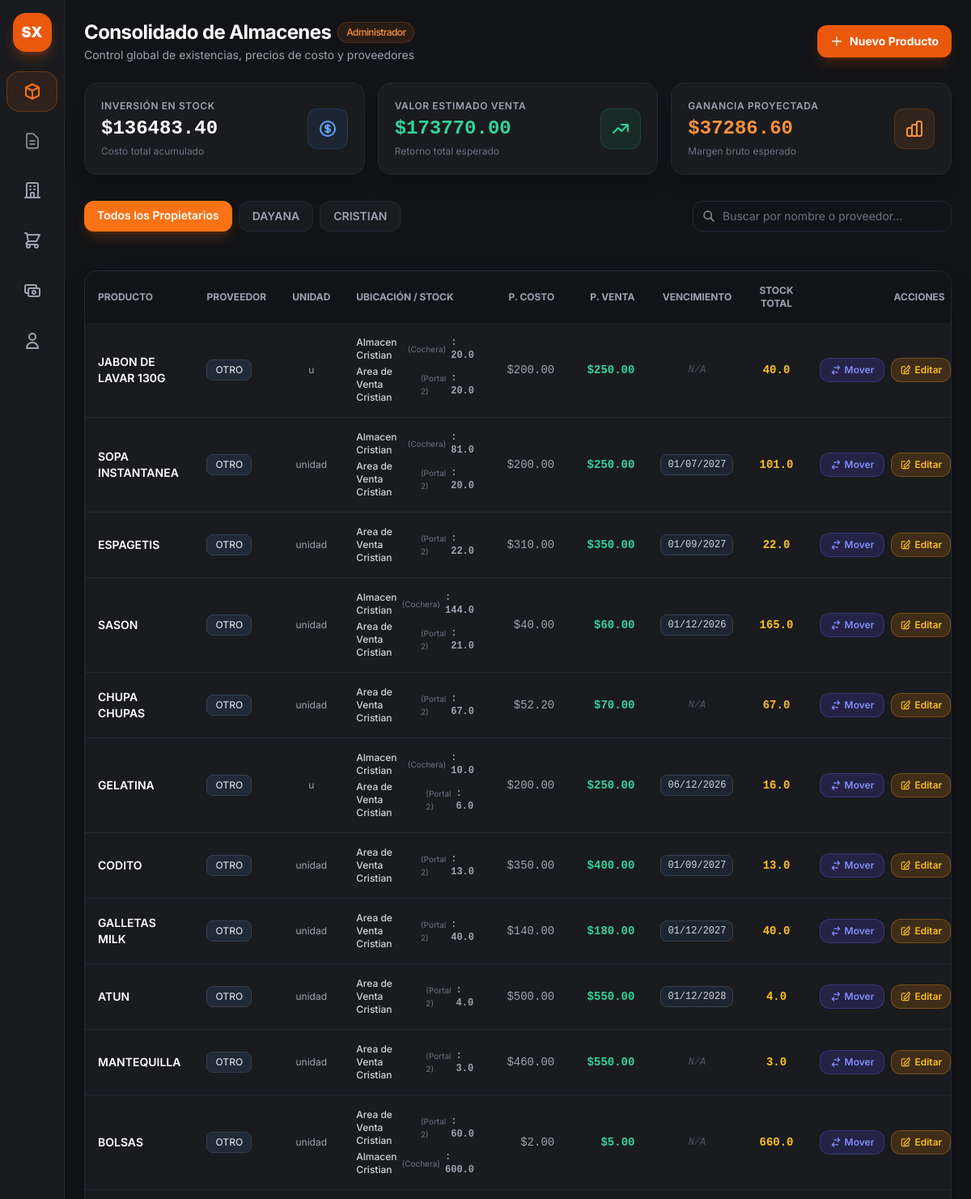
Page /admin (signed in, upper part) on the earlier database version.
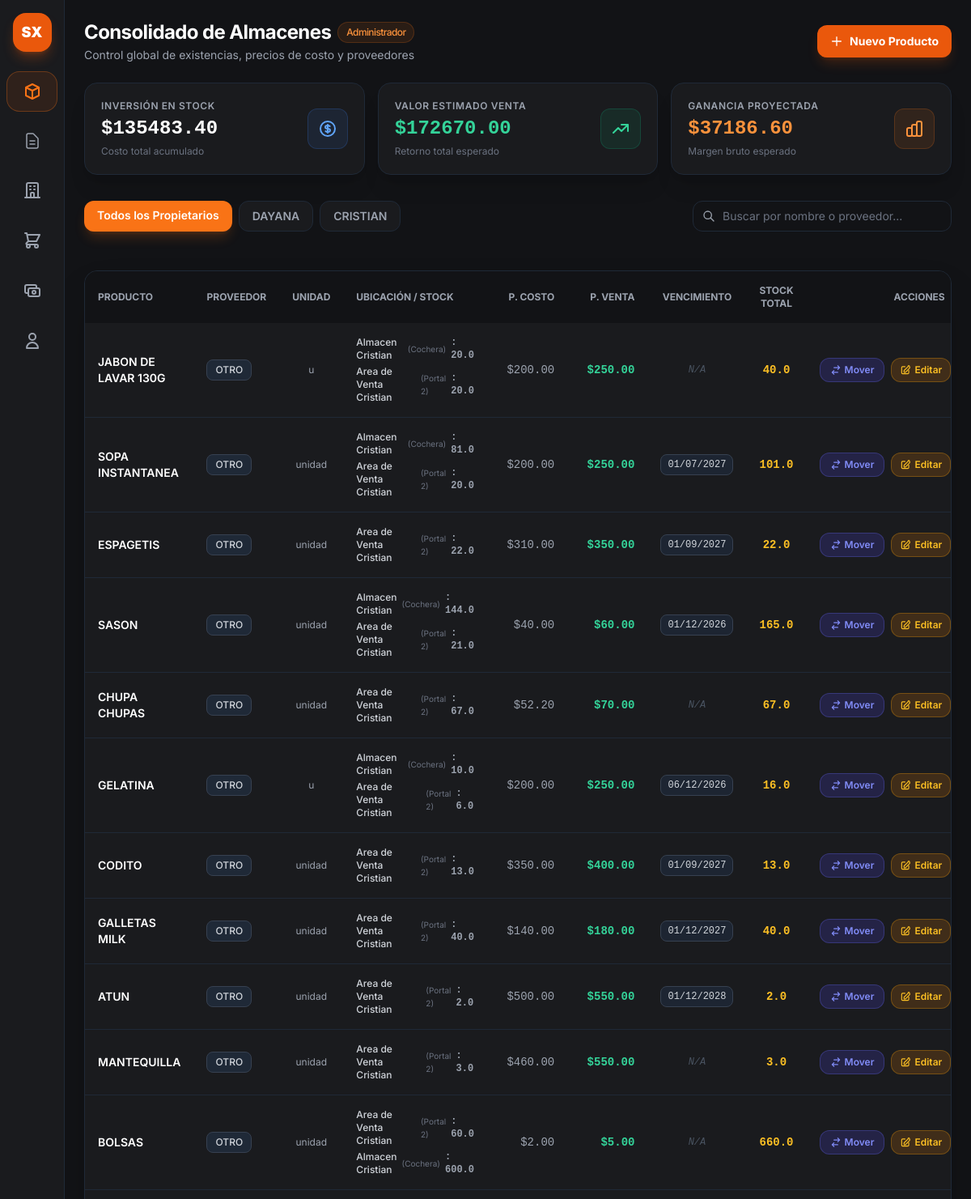
Same page on the later database version.
### app.py (models this page shows, shortened)
class StockAlmacen(db.Model):
    __tablename__ = 'stock_almacen'
    id = db.Column(db.Integer, primary_key=True)
    producto_id = db.Column(db.Integer, db.ForeignKey('productos.id'), nullable=False)
    almacen_id = db.Column(db.Integer, db.ForeignKey('almacenes.id'), nullable=False)
    cantidad = db.Column(db.Float, default=0.0)

class Producto(db.Model):
    __tablename__ = 'productos'
    id = db.Column(db.Integer, primary_key=True)
    codigo = db.Column(db.String(50), nullable=True)
    nombre = db.Column(db.String(100), nullable=False)
    unidad_medida = db.Column(db.String(20), default='unidad')
    propietario_id = db.Column(db.Integer, db.ForeignKey('propietarios.id'), nullable=True)
    precio_costo = db.Column(db.Float, default=0.0)
    precio_venta = db.Column(db.Float, default=0.0)
    fecha_vencimiento = db.Column(db.Date, nullable=True)
    proveedor_id = db.Column(db.Integer, db.ForeignKey('proveedores.id'), nullable=True)
    proveedor = db.relationship('Proveedor', backref=db.backref('productos', lazy=True))
    estado_pago = db.Column(db.String(20), default="Pagado")
    monto_pendiente = db.Column(db.Float, default=0.0)
    fecha_creacion = db.Column(db.DateTime, default=datetime.utcnow)
    stocks = db.relationship('StockAlmacen', backref='producto', cascade="all, delete-orphan", lazy=True)
    @property
    def cantidad_total(self):
        return sum(s.cantidad for s in self.stocks)

class Proveedor(db.Model):
    __tablename__ = 'proveedores'
    id = db.Column(db.Integer, primary_key=True)
    nombre = db.Column(db.String(100), nullable=False, unique=True)
    telefono = db.Column(db.String(30), nullable=True)
    contacto = db.Column(db.String(100), nullable=True)

class Almacen(db.Model):
    __tablename__ = 'almacenes'
    id = db.Column(db.Integer, primary_key=True)
    nombre = db.Column(db.String(100), nullable=False, unique=True)
    ubicacion = db.Column(db.String(150), nullable=True)
    es_area_venta = db.Column(db.Boolean, default=False)
    stocks = db.relationship('StockAlmacen', backref='almacen', cascade="all, delete-orphan", lazy=True)

### app.py (the view)
@app.route("/admin")
def vista_admin():
    if "user" not in session or session.get("rol") != "admin":
        return redirect(url_for("login"))
    almacenes = Almacen.query.all()
    proveedores = Proveedor.query.all()
    propietarios = Propietario.query.all()
    tipos_operacion = TipoOperacion.query.all()
    conceptos = ConceptoMovimiento.query.all()
    conceptos_json = [
        {"id": c.id, "tipo_id": c.tipo_id, "nombre": c.nombre}
        for c in conceptos
    ]
    propietario_filtro_id = request.args.get("propietario_id", "todos")
    if propietario_filtro_id != "todos" and propietario_filtro_id.isdigit():
        productos = Producto.query.filter_by(
            propietario_id=int(propietario_filtro_id)
        ).all()
    else:
        productos = Producto.query.all()
    inversion_stock = 0.0
    valor_venta = 0.0
    for p in productos:
        stock_total = p.cantidad_total
        costo = p.precio_costo or 0.0
        precio = p.precio_venta or 0.0
        inversion_stock += costo * stock_total
        valor_venta += precio * stock_total
    ganancia_proyectada = valor_venta - inversion_stock
    efectivo_caja = session.get("efectivo_caja", 0.0)
    return render_template(
        "admin_almacenes.html",
        almacenes=almacenes,
        proveedores=proveedores,
        propietarios=propietarios,
        tipos_operacion=tipos_operacion,
        conceptos=conceptos,
        conceptos_json=conceptos_json,  # <--- Variable JSON inyectada
        productos=productos,
        propietario_filtro_id=str(propietario_filtro_id),
        total_invertido=inversion_stock,
        total_venta_estimada=valor_venta,  # Nombre requerido por el HTML
        ganancia_potencial=ganancia_proyectada,  # Nombre requerido por el HTML
        efectivo_caja=efectivo_caja,
        hoy=date.today(),  # Para el cálculo de fecha_vencimiento en el HTML
    )

### app.py (called while the page is built)
@app.context_processor
def inject_today():
    return {'hoy': date.today()}

### templates/admin_almacenes.html (shortened to what the changed rows need)
{% extends "base.html" %}
{% block content %}
<header class="p-6 space-y-6">
    <div class="flex flex-col sm:flex-row sm:items-center justify-between gap-4">
        <div>
            <h1 class="text-2xl font-bold text-white tracking-tight flex items-center gap-2">
                Consolidado de Almacenes
                <span class="text-xs font-medium px-2.5 py-1 rounded-full bg-orange-500/10 text-orange-400 border border-orange-500/20">
                    Administrador
                </span>
            </h1>
        </div>
    </div>
    <div class="grid grid-cols-1 md:grid-cols-3 gap-4">
        <div class="bg-[#1a1b1e] border border-gray-800 rounded-2xl p-5 shadow-xl flex items-center justify-between">
            <div>
                <p class="text-xs font-semibold text-gray-400 uppercase tracking-wider">Inversión en Stock</p>
                <h4 class="text-2xl font-bold text-white font-mono mt-1">
                    ${{ "%.2f"|format(total_invertido) }}
                </h4>
                <p class="text-xs text-gray-500 mt-1">Costo total acumulado</p>
            </div>
        </div>
        <div class="bg-[#1a1b1e] border border-gray-800 rounded-2xl p-5 shadow-xl flex items-center justify-between">
            <div>
                <p class="text-xs font-semibold text-gray-400 uppercase tracking-wider">Valor Estimado Venta</p>
                <h4 class="text-2xl font-bold text-emerald-400 font-mono mt-1">
                    ${{ "%.2f"|format(total_venta_estimada) }}
                </h4>
                <p class="text-xs text-gray-500 mt-1">Retorno total esperado</p>
            </div>
        </div>
        <div class="bg-[#1a1b1e] border border-gray-800 rounded-2xl p-5 shadow-xl flex items-center justify-between">
            <div>
                <p class="text-xs font-semibold text-gray-400 uppercase tracking-wider">Ganancia Proyectada</p>
                <h4 class="text-2xl font-bold text-orange-400 font-mono mt-1">
                    ${{ "%.2f"|format(ganancia_potencial) }}
                </h4>
                <p class="text-xs text-gray-500 mt-1">Margen bruto esperado</p>
            </div>
        </div>
    </div>
</header>
    <section class="p-6 flex-1">
        <div class="bg-[#1a1b1e] border border-gray-800 rounded-2xl overflow-hidden shadow-2xl">
            <div class="overflow-x-auto">
                <table class="w-full text-left border-collapse text-sm">
                    <thead>
                        <tr class="bg-[#121316] text-gray-400 uppercase text-xs">
                            <th class="p-4">Producto</th>
                            <th class="p-4">Proveedor</th>
                            <th class="p-4 text-center">Unidad</th>
                            <th class="p-4">Ubicación / Stock</th>
                            <th class="p-4 text-right">P. Costo</th>
                            <th class="p-4 text-right">P. Venta</th>
                            <th class="p-4 text-center">Vencimiento</th>
                            <th class="p-4 text-center">Stock Total</th>
                            <th class="p-4 text-center">Acciones</th>
                        </tr>
                    </thead>
                    <tbody class="divide-y divide-gray-800">
                        {% for producto in productos %}
                        <tr class="hover:bg-gray-800/30 text-gray-300">
                            <td class="p-4 font-semibold text-white">
                                {{ producto.nombre }}
                            </td>
                            <td class="p-4 text-gray-400">
                                {% if producto.proveedor %}
                                    <span class="inline-flex items-center gap-1.5 bg-gray-800 px-2.5 py-1 rounded-lg text-xs font-medium text-gray-300 border border-gray-700">
                                        {{ producto.proveedor.nombre }}
                                    </span>
                                {% else %}
                                    <span class="text-xs text-gray-600 italic">Sin proveedor</span>
                                {% endif %}
                            </td>
                            <td class="p-4 text-center text-xs text-gray-400">{{ producto.unidad_medida }}</td>
                            <td class="p-4">
                                <div class="flex flex-col gap-1">
                                    {% for stock in producto.stocks %}
                                        {% if stock.cantidad > 0 %}
                                            <div class="text-xs flex items-center gap-1.5">
                                                <span class="font-medium text-gray-300">{{ stock.almacen.nombre }}</span>
                                                {% if stock.almacen.ubicacion %}
                                                    <span class="text-[10px] text-gray-500">({{ stock.almacen.ubicacion }})</span>
                                                {% endif %}
                                                <span class="font-mono text-gray-400 font-bold ml-auto">: {{ stock.cantidad }}</span>
                                            </div>
                                        {% endif %}
                                    {% else %}
                                        <span class="text-xs text-gray-600 italic">Sin stock asignado</span>
                                    {% endfor %}
                                </div>
                            </td>
                            <td class="p-4 text-right font-mono text-gray-400">
                                ${{ "%.2f"|format(producto.precio_costo) }}
                            </td>
                            <td class="p-4 text-right font-mono font-bold text-emerald-400">
                                ${{ "%.2f"|format(producto.precio_venta) }}
                            </td>
                            <td class="p-4 text-center font-mono text-xs">
                                {% if producto.fecha_vencimiento %}
                                    {% set dias_restantes = (producto.fecha_vencimiento - hoy).days %}
                                    {% if dias_restantes < 0 %}
                                        <span class="px-2.5 py-1 rounded-lg bg-rose-500/20 text-rose-400 border border-rose-500/40 font-semibold inline-flex items-center gap-1" title="Producto Vencido">
                                            <svg class="w-3 h-3" fill="none" stroke="currentColor" viewBox="0 0 24 24"><path stroke-linecap="round" stroke-linejoin="round" stroke-width="2" d="M12 8v4m0 4h.01M21 12a9 9 0 11-18 0 9 9 0 0118 0z"></path></svg>
                                            {{ producto.fecha_vencimiento.strftime('%d/%m/%Y') }}
                                        </span>
                                    {% else %}
                                        <span class="px-2 py-1 rounded-lg bg-gray-800/80 text-gray-300 border border-gray-700 inline-block">
                                            {{ producto.fecha_vencimiento.strftime('%d/%m/%Y') }}
                                        </span>
                                    {% endif %}
                                {% else %}
                                    <span class="text-xs text-gray-600 italic">N/A</span>
                                {% endif %}
                            </td>
                            <td class="p-4 text-center font-mono font-bold text-amber-400">
                                {{ producto.cantidad_total }}
                            </td>
                            <td class="p-4 text-center">
                                <div class="flex items-center justify-center gap-2">
                                    <button type="button" onclick='abrirModalTraslado({{ producto.id }}, "{{ producto.nombre }}")' title="Trasladar Stock"
                                        class="px-3 py-1.5 bg-indigo-600/20 hover:bg-indigo-600 text-indigo-400 hover:text-white border border-indigo-500/30 rounded-xl text-xs font-semibold transition-all inline-flex items-center gap-1">
                                        <svg class="w-3.5 h-3.5" fill="none" stroke="currentColor" viewBox="0 0 24 24">
                                            <path stroke-linecap="round" stroke-linejoin="round" stroke-width="2"
                                                d="M8 7h12m0 0l-4-4m4 4l-4 4m0 6H4m0 0l4 4m-4-4l4-4"></path>
                                        </svg>
                                        Mover
                                    </button>
                                    <button type="button" onclick="abrirModalEditarProducto(this)" data-id="{{ producto.id }}"
                                        data-nombre="{{ producto.nombre }}" data-unidad="{{ producto.unidad_medida or 'u' }}"
                                        data-costo="{{ producto.precio_costo }}" data-venta="{{ producto.precio_venta }}"
                                        data-proveedor="{{ producto.proveedor_id or '' }}"
                                        data-vencimiento="{% if producto.fecha_vencimiento %}{{ producto.fecha_vencimiento.strftime('%Y-%m-%d') }}{% endif %}"
                                        title="Editar Producto"
                                        class="px-2.5 py-1.5 bg-amber-600/20 hover:bg-amber-600 text-amber-400 hover:text-white border border-amber-500/30 rounded-xl text-xs font-semibold transition-all inline-flex items-center gap-1">
                                        <svg class="w-3.5 h-3.5" fill="none" stroke="currentColor" viewBox="0 0 24 24">
                                            <path stroke-linecap="round" stroke-linejoin="round" stroke-width="2"
                                                d="M11 5H6a2 2 0 00-2 2v11a2 2 0 002 2h11a2 2 0 002-2v-5m-1.414-9.414a2 2 0 012.828 0L20.5 5.5a2 2 0 010 2.828l-8.5 8.5H9v-3.5l8.5-8.5z">
                                            </path>
                                        </svg>
                                        Editar
                                    </button>
                                </div>
                            </td>
                        </tr>
                        {% endfor %}
                    </tbody>
                </table>
            </div>
        </div>
    </section>
{% endblock %}

Differences in the rows shown:
changed through a linked row, Producto "ATUN": cantidad_total "4.0" → "2.0"
changed StockAlmacen (number 13 of 16 on the later page): cantidad "4.0" → "2.0"
Other differences:
{{ "%.2f"|format(total_invertido) }}: "136483.40" → "135483.40"
{{ "%.2f"|format(total_venta_estimada) }}: "173770.00" → "172670.00"
{{ "%.2f"|format(ganancia_potencial) }}: "37286.60" → "37186.60"
